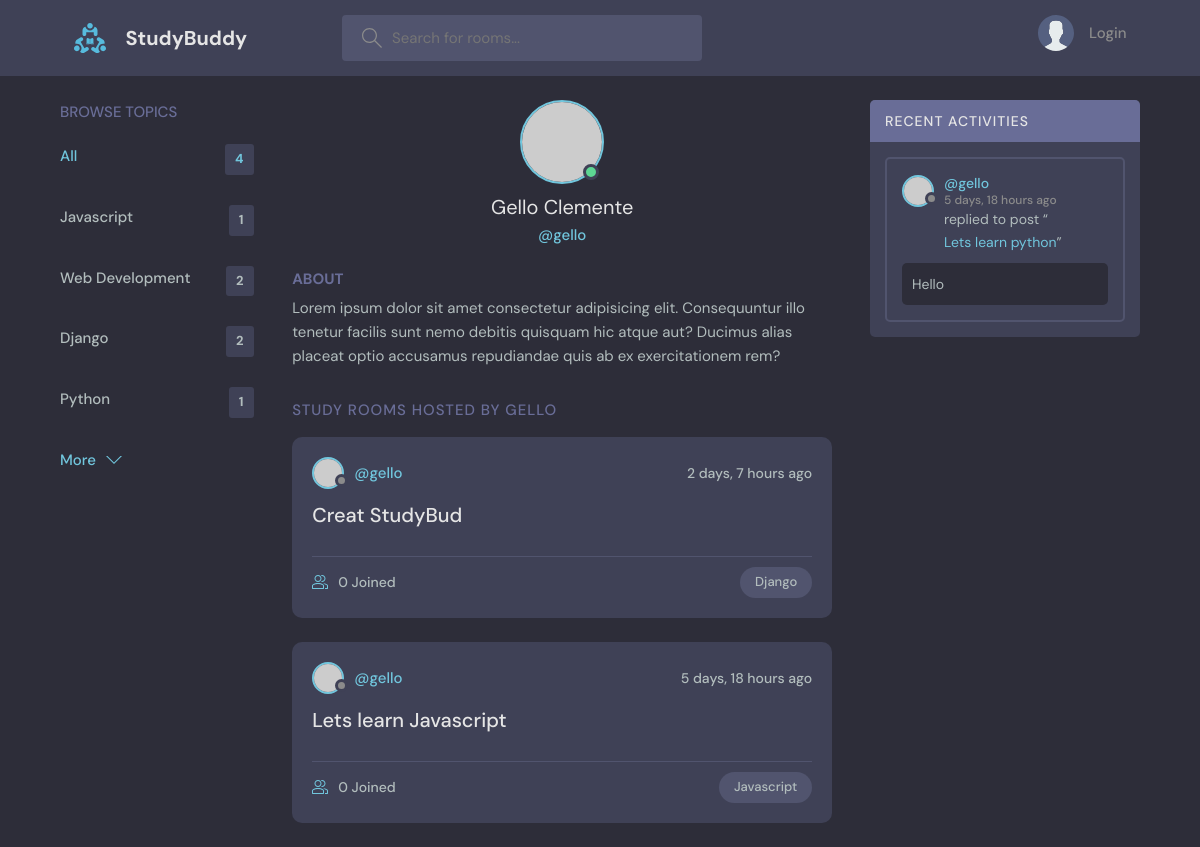
/user-profile/3/, run on the app's committed database.
### base/models.py (models this page shows, shortened)
class Topic(models.Model):
    name = models.CharField(max_length=200)

class Room(models.Model):
    host = models.ForeignKey(User, on_delete=models.SET_NULL, null=True)
    topic = models.ForeignKey(Topic, on_delete = models.SET_NULL, null=True)
    name = models.CharField(max_length=200)
    description = models.TextField(blank=True, null=True)
    participants = models.ManyToManyField(User, related_name='participants', blank=True)
    updated = models.DateTimeField(auto_now=True)
    created = models.DateTimeField(auto_now_add=True)
    class Meta:
        ordering = ['-updated', '-created']
    def __str__(self):
        return self.name

class Message(models.Model):
    user = models.ForeignKey(User, on_delete=models.CASCADE)
    room = models.ForeignKey(Room, on_delete=models.CASCADE)
    body = models.TextField()
    updated = models.DateTimeField(auto_now=True)
    created = models.DateTimeField(auto_now_add=True)
    class Meta:
        ordering = ['-updated', '-created']
    def __str__(self):
        return self.body[0:50]

### base/views.py (the view)
# urls.py: path('user-profile/<str:pk>/',views.userProfile, name="user-profile"),
def userProfile(request, pk):
    user = User.objects.get(id=pk)
    rooms = user.room_set.all()
    room_messages = user.message_set.all()
    topics = Topic.objects.all()
    context = {'user': user, 'rooms': rooms, 'room_messages': room_messages, 'topics': topics}
    return render(request, 'base/profile.html', context)

### base/templates/base/profile.html (shortened to what this page needs)
{% extends 'main.html' %}
{% block content %}
  <main class="profile-page layout layout--3">
    <div class="container">
      {% include 'base/topic_component.html' %}
      <div class="roomList">
        <div class="profile">
          <div class="profile__avatar">
            <div class="avatar avatar--large active">
              <img src="https://randomuser.me/api/portraits/men/11.jpg" />
            </div>
          </div>
          <div class="profile__info">
            <h3>{{user.first_name}} {{user.last_name}}</h3>
            <p>@{{user.username}}</p>
          </div>
          <div class="profile__about">
            <h3>About</h3>
            <p>
              Lorem ipsum dolor sit amet consectetur adipisicing elit. Consequuntur illo tenetur
              facilis sunt nemo debitis quisquam hic atque aut? Ducimus alias placeat optio
              accusamus repudiandae quis ab ex exercitationem rem?
            </p>
          </div>
        </div>
        <div class="roomList__header">
          <div>
            <h2>Study Rooms Hosted by {{user.username}}</a>
            </h2>
          </div>
        </div>
        {% include 'base/feed_component.html' %}
      </div>
      {% include 'base/activity_component.html' %}
    </div>
  </main>
{% endblock %}

### base/templates/base/topic_component.html
<div class="topics">
    <div class="topics__header">
      <h2>Browse Topics</h2>
    </div>
    <ul class="topics__list">
      <li>
        <a href="{% url 'home' %}" class="active">All <span>{{topics.count}}</span></a>
      </li>
      {% for topic in topics %}
        <li>
            <a href="{% url 'home' %}?q={{topic.name}}">{{topic.name}}<span>{{topic.room_set.all.count}}</span></a>
        </li>
      {% endfor %}
    </ul>
    <a class="btn btn--link" href="topics.html">
      More
      <svg version="1.1" xmlns="http://www.w3.org/2000/svg" width="32" height="32" viewBox="0 0 32 32">
        <title>chevron-down</title>
        <path d="M16 21l-13-13h-3l16 16 16-16h-3l-13 13z"></path>
      </svg>
    </a>
  </div>

### base/templates/base/feed_component.html (shortened to what this page needs)
{% for room in rooms %}
<div class="roomListRoom">
    <div class="roomListRoom__header">
        <a href="{% url 'user-profile' room.host.id%}" class="roomListRoom__author">
        <div class="avatar avatar--small">
            <img src="https://randomuser.me/api/portraits/women/11.jpg" />
        </div>
        <span>@{{room.host.username}}</span>
        </a>
        <div class="roomListRoom__actions">
        <span>{{room.created|timesince}}  ago</span>
        </div>
    </div>
    <div class="roomListRoom__content">
        <a href="{% url 'room' room.id %}">{{room.name}}</a>
    </div>
    <div class="roomListRoom__meta">
        <a href="{% url 'room' room.id %}" class="roomListRoom__joined">
        {{room.participants.all.count}} Joined
        </a>
        <p class="roomListRoom__topic">{{room.topic.name}}</p>
    </div>
</div>
{% endfor %}

### base/templates/base/activity_component.html (shortened to what this page needs)
<div class="activities">
    <div class="activities__header">
      <h2>Recent Activities</h2>
    </div>
    {% for message in room_messages %}
    <div class="activities__box">
      <div class="activities__boxHeader roomListRoom__header">
        <a href="{% url 'user-profile' message.user.id %}" class="roomListRoom__author">
          <div class="avatar avatar--small">
            <img src="https://randomuser.me/api/portraits/women/11.jpg" />
          </div>
          <p>
            @{{message.user}}
            <span>{{message.created|timesince}} ago</span>
          </p>
        </a>
      </div>
      <div class="activities__boxContent">
        <p>replied to post “<a href="{% url 'room' message.room.id %}">{{message.room}}</a>”</p>
        <div class="activities__boxRoomContent">
          {{message}}
        </div>
      </div>
    </div>
    {% endfor %}
</div>

### data on the page
Topic: name "Javascript", room_set.all.count "1"
Topic: name "Web Development", room_set.all.count "2"
Topic: name "Django", room_set.all.count "2"
Topic: name "Python", room_set.all.count "1"
Room: host.username "gello", created "2 days, 7 hours", name "Creat StudyBud", participants.all.count "0", topic.name "Django"
Room: host.username "gello", created "5 days, 18 hours", name "Lets learn Javascript", participants.all.count "0", topic.name "Javascript"
Message: user "gello", created "5 days, 18 hours", room "Lets learn python", body "Hello"

### other printed values
{{ topics.count }} "4"
{{ user.first_name }} "Gello"
{{ user.last_name }} "Clemente"
{{ user.username }} "gello"
{{ user.username }} "GELLO"
